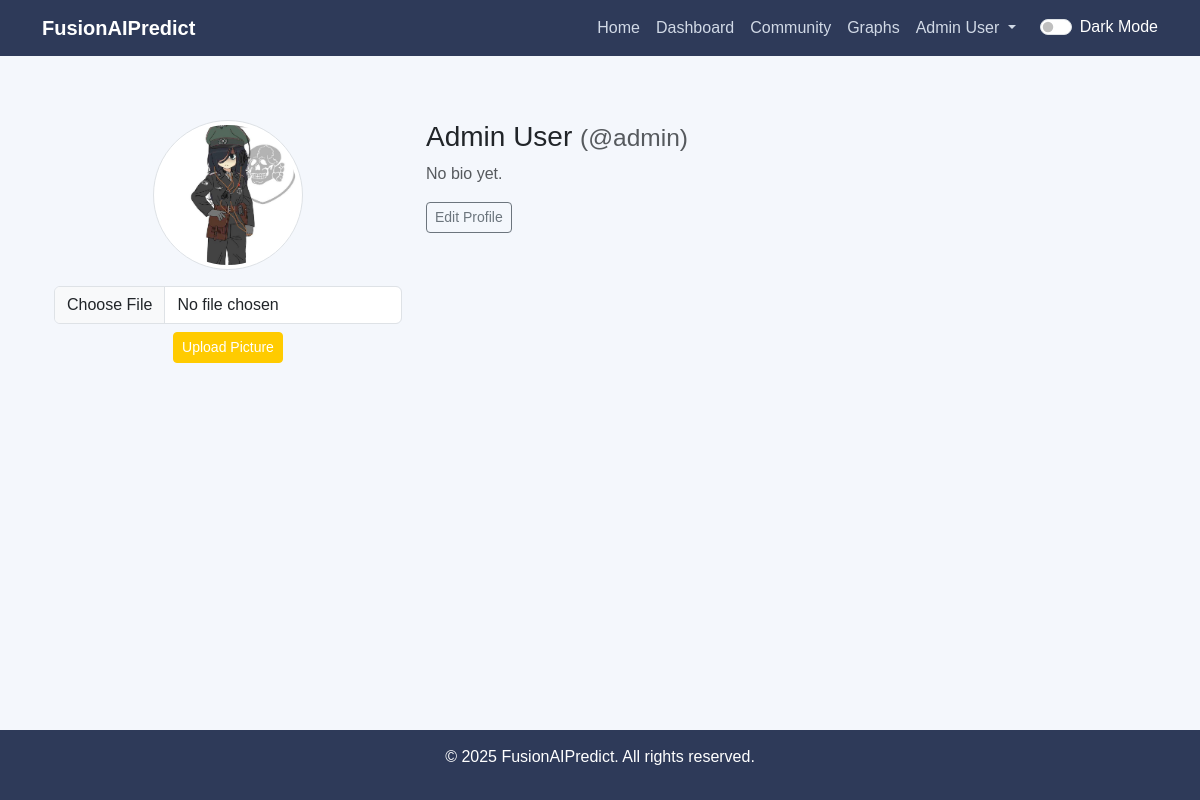
/profile/admin (signed in), run on the app's committed database.
### tables this page shows
CREATE TABLE users (
        id INTEGER PRIMARY KEY AUTOINCREMENT,
        username TEXT UNIQUE NOT NULL,
        password TEXT NOT NULL,
        display_name TEXT NOT NULL,
        is_admin INTEGER DEFAULT 0,
        bio TEXT DEFAULT '',
        email TEXT DEFAULT '',
        profile_pic TEXT DEFAULT 'default.png',
        is_premium INTEGER DEFAULT 0,
        token_balance INTEGER DEFAULT 10
    );

### app/routes.py (the view)
    @app.route('/profile/<username>')
    @login_required
    def view_profile(username):
        conn = get_db()
        cursor = conn.cursor()
        cursor.execute('SELECT username, display_name, bio, email, profile_pic FROM users WHERE username = ?', (username,))
        user = cursor.fetchone()
        conn.close()
        if user is None:
            abort(404)
        return render_template('profile.html', user=dict(user))

### app/db.py (called while the page is built)
def get_db():
    conn = sqlite3.connect(DATABASE)
    conn.row_factory = sqlite3.Row
    return conn

### templates/profile.html (shortened to what this page needs)
{% extends "base.html" %}
{% block content %}
<div class="container mt-4">
    <div class="row">
        <div class="col-md-4 text-center">
            <img src="{{ url_for('static', filename='uploads/' ~ user.profile_pic) }}" alt="Profile Picture" class="img-thumbnail rounded-circle mb-3" style="width: 150px; height: 150px; object-fit: cover;">
            {% if session['username'] == user.username %}
            <form action="{{ url_for('upload_profile_pic') }}" method="POST" enctype="multipart/form-data">
                <input type="file" name="profile_pic" accept="image/*" class="form-control mb-2" required
       onchange="if(this.files[0].size > 2097152){ alert('File too large x3 Max 2MB!!!!!'); this.value=''; }">
                <button type="submit" class="btn btn-sm btn-primary">Upload Picture</button>
            </form>
            {% endif %}
        </div>
        <div class="col-md-8">
            <h3>{{ user.display_name }} <small class="text-muted">(@{{ user.username }})</small></h3>
            {% if user.bio %}
            <p><strong>Bio:</strong> {{ user.bio }}</p>
            {% else %}
            <p class="text-muted">No bio yet.</p>
            {% endif %}
            {% if session['username'] == user.username %}
            <a href="{{ url_for('edit_profile') }}" class="btn btn-outline-secondary btn-sm">Edit Profile</a>
            {% endif %}
        </div>
    </div>
</div>
{% endblock %}

### templates/base.html (shortened to what this page needs)
<!DOCTYPE html>
<html lang="en">
<head>
    <link href="https://cdn.jsdelivr.net/npm/bootstrap@5.3.0-alpha1/dist/css/bootstrap.min.css" rel="stylesheet">
</head>
<body>
    <nav class="navbar navbar-expand-md navbar-dark fixed-top">
        <div class="container">
            <a class="navbar-brand" href="/">FusionAIPredict</a>
            <div class="collapse navbar-collapse" id="navbarNav">
                <ul class="navbar-nav ms-auto">
                    <li class="nav-item"><a class="nav-link" href="/">Home</a></li>
                    {% if 'username' in session %}
                        <li class="nav-item"><a class="nav-link" href="{{ url_for('dashboard') }}">Dashboard</a></li>
                        <li class="nav-item"><a class="nav-link" href="{{ url_for('community') }}">Community</a></li>
                        <li class="nav-item"><a class="nav-link" href="/graphs">Graphs</a></li>
                        <li class="nav-item dropdown">
                            <a class="nav-link dropdown-toggle" href="#" id="navbarDropdown" role="button" data-bs-toggle="dropdown" aria-expanded="false">
                                {{ session['display_name'] }}
                            </a>
                        </li>
                    {% else %}
                        <li class="nav-item"><a class="nav-link" href="{{ url_for('login') }}">Login</a></li>
                        <li class="nav-item"><a class="nav-link" href="{{ url_for('register') }}">Register</a></li>
                    {% endif %}
                </ul>
                <div class="form-check form-switch ms-3">
  <input class="form-check-input" type="checkbox" role="switch" id="darkModeToggle">
  <label class="form-check-label text-white" for="darkModeToggle">Dark Mode</label>
</div>
            </div>
        </div>
    </nav>
    <main class="container mt-4">
        {% block content %}{% endblock %}
    </main>
    <footer>
        <p>&copy; 2025 FusionAIPredict. All rights reserved.</p>
    </footer>
</body>
</html>

### templates/base.html (style rules this page uses)
:root { --bg-light: #f4f7fc; --text-light: #212529; --card-light: #ffffff; --bg-dark: #1e1e2f; --text-dark: #eee; --card-dark: #2c2c3a; }
body { padding-top: 6rem; background-color: var(--bg-light); color: var(--text-light); font-family: 'Arial', sans-serif; transition: background-color 0.3s, color 0.3s; }
.navbar { background-color: #2e3a59; }
.navbar-brand { color: #fff !important; font-weight: bold; }
.nav-link { color: #d1d9e6 !important; }
.btn-primary { background-color: #ffcb00; border-color: #ffcb00; }
footer { background-color: #2e3a59; color: white; text-align: center; padding: 15px 0; position: fixed; width: 100%; bottom: 0; }
body { background-color: var(--bg-light); color: var(--text-light); transition: background-color 0.3s, color 0.3s; }

### data on the page
users: display_name "Admin User", profile_pic (picture), username "admin"
